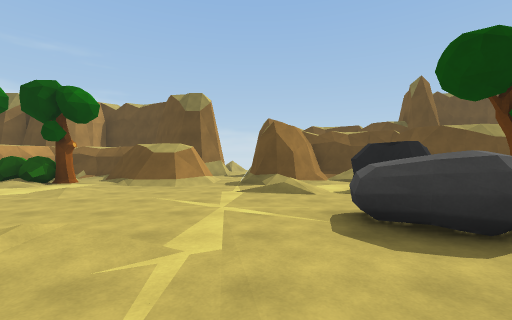
View 1 (above)

16 first-person views from a walk through a 3-D level made in the Unity game engine. The camera is 1.4 m above the floor, looks level and sees 90° across. The floor is counted in squares, 2 m on a side. Each view is taken from the middle of a square. On the plan, view 1 faces up. The plan holds only what a view shows up to about 9 squares ahead; the rest is blank. The place goes on beyond the plan.

View 2
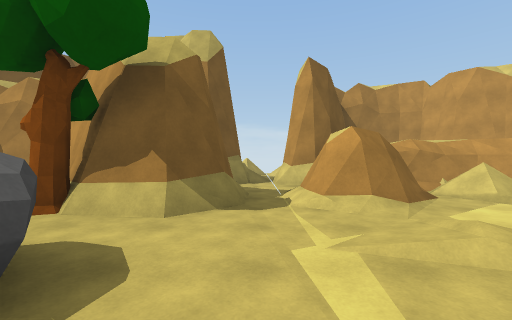

View 3
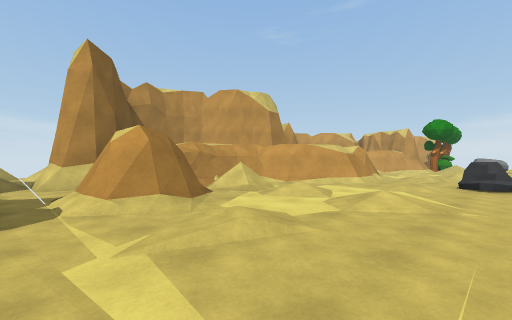

View 4
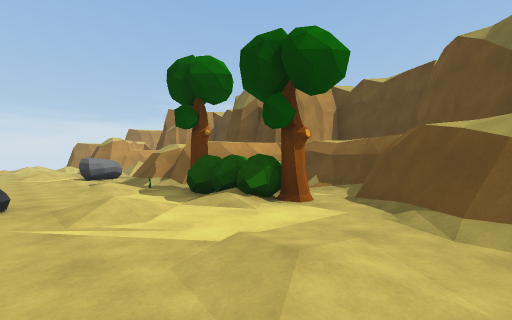

View 5
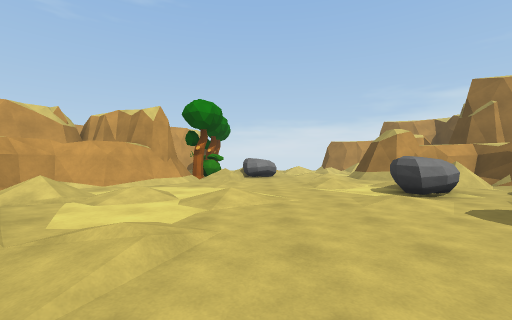

View 6
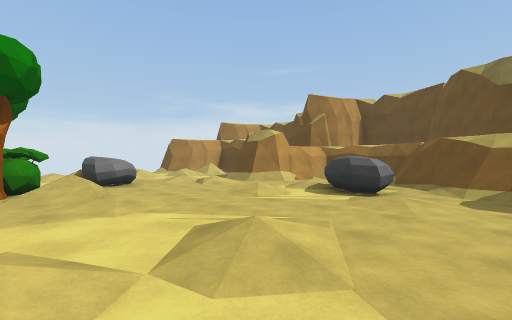

View 7
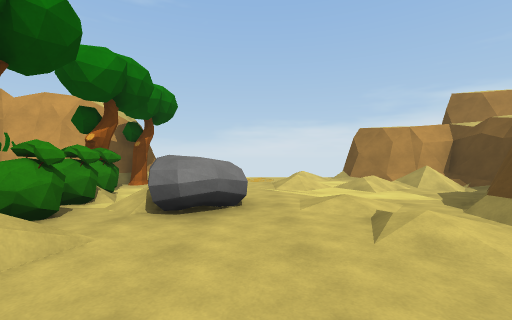

View 8
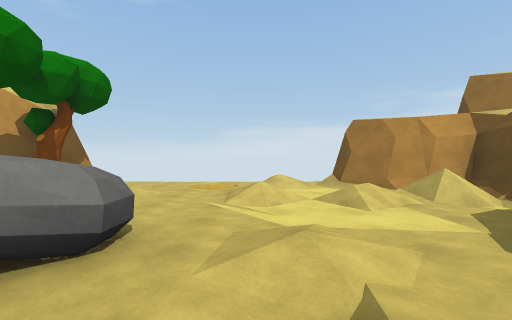

View 9
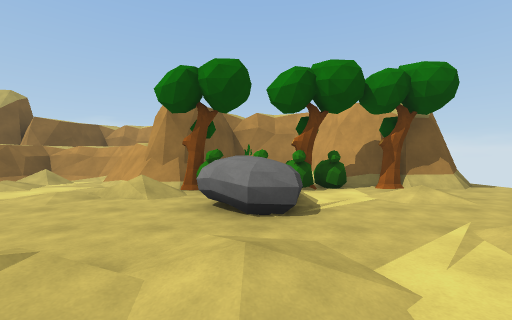

View 10
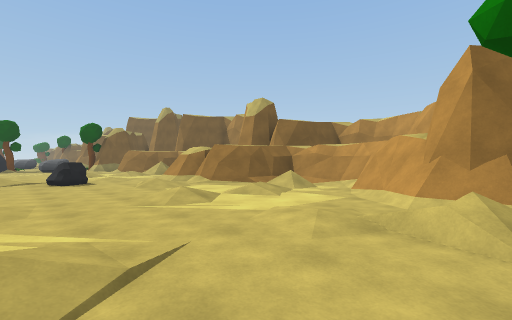

View 11
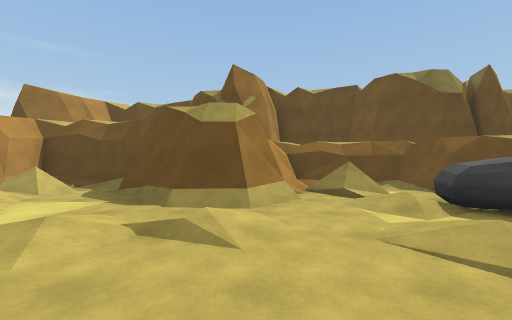

View 12
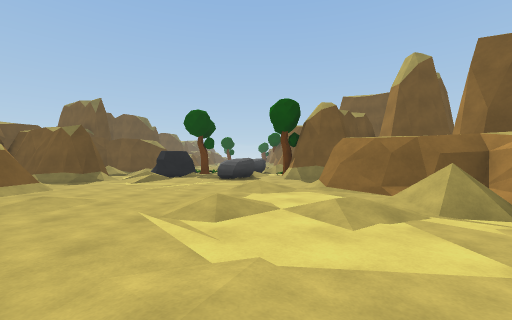

View 13
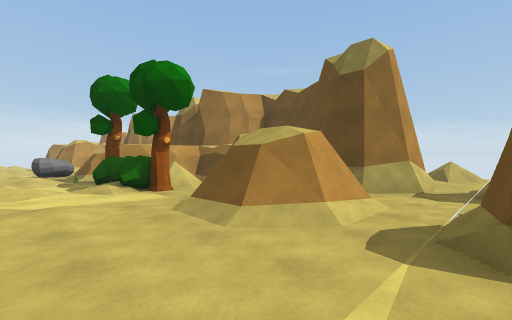

View 14
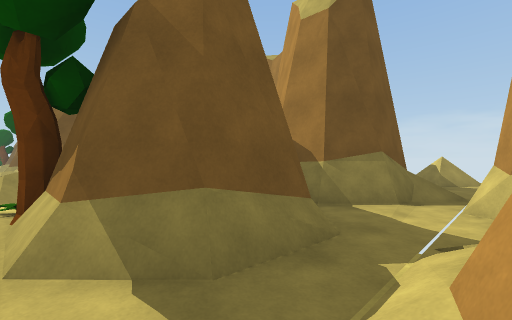

View 15
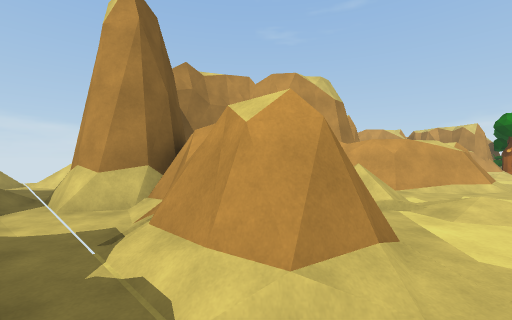

View 16
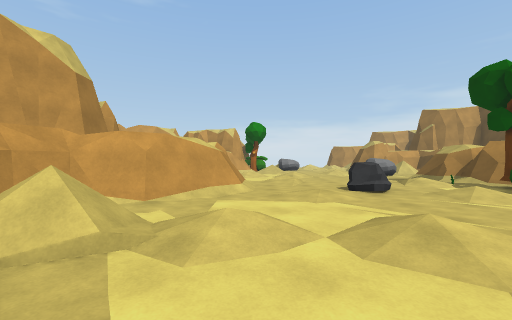

### Floor plan
Key: @ floor where view 1 was taken; # wall or solid block; . main floor; : floor 0.25 m higher than the main floor; + floor 0.5 m higher than the main floor; / step, stairs or slope; = window, fence, low wall or low ledge; T tree; B bush; R rock; P plant; O other object.
Columns run from 25 left of view 1 to 2 right of it. Each row starts with its distance up from view 1.
 10   ####   ####    ####  ###
  9   #//## ##/.##   #//####.##
  8  ##//.###./..#### //.###.###
  7  /. /..##.:RR.##OTBT..//.//.
  6  /..........R...:........//R
  5 ././..:...+..:..../......./.
  4 ..P/.............R..........
  3 ......RR........./.../....RR
  2 .../.T/.//.....+..:..:.:...R
  1 .//T.BBBT.../.......:......T
  0 .###B O###... /####../.##@##
 -1    ##  ####.//##  ##//###.#
 -2           #####   #######..
 -3                         #.##
 -4                         #/#
 -5                         #/#
 -6                          .
 -7                          =
 -8                         =##

Positions as (right, up) in squares from view 1, and headings:
1: (0, 0), facing up
2: (0, 4), facing down
3: (0, 4), facing down-left
4: (-3, 4), facing up-left
5: (-8, 3), facing left
6: (-11, 1), facing up-left
7: (-15, 4), facing left
8: (-17, 5), facing left
9: (-19, 7), facing down
10: (-17, 5), facing down-right
11: (-17, 3), facing up
12: (-8, 2), facing right
13: (0, 5), facing up-left
14: (-1, 1), facing down-right
15: (0, 1), facing down-left
16: (-2, 1), facing left
